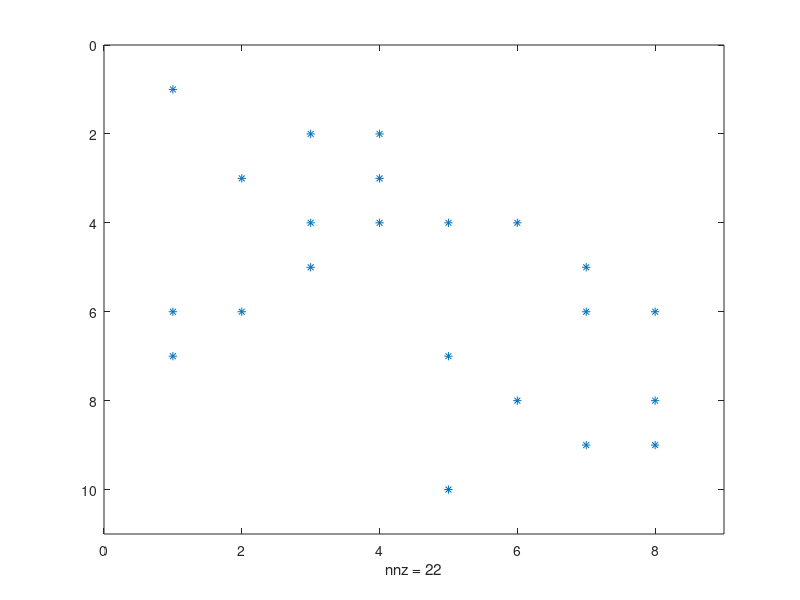

The MATLAB script that drew this image: (Note: this script raises an error after producing the figure.)
% Jonathan Plavnik, CMOR220, Fall 2025, Project 5
% project5_bridge.m
% In this project, we will examine a simple truss bridge and its ability to support the weight of cars
% driving over it. A bridge is defined by its number of sections, having 5
% * nos + 5 fibers and 2 * nos + 2 nodes. We initialize a bridge using a
% function, which gives us helpful matrices to keep track of x, y coords
% and length of each fiber. We then deform this bridge as we simulate the
% affect that cars of varying weights would have if they crossed the
% bridge. We plot all the results at the end and answer specific questions
% about the ability of the bridge.
% Last modified: October 22, 2025


disp("Project 5: Bridge");

% build the adjacency matrix, x and y coords for each of the starting and ending nodes for each of the fibers and length of all the fibers for the basic truss bridge
function [adj, xc, yc, len] = build_basic_bridge(nos)
% list of inputs: nos number of sections
% list of outputs: It returns adj (the adjacency matrix for the bridge), xc (the x-coordinates of the fibers in the bridge), yc (the y-coordinates), and len
% (the length of each fiber).

% calculate some helpful numbers
num_nodes = 2 * nos + 2;
num_fibers = 5 * nos + 5;
s = 1/sqrt(2);
% initialize the return values
adj = zeros(num_fibers, 2*num_nodes);
xc = zeros(num_fibers, 2);
yc = zeros(num_fibers, 2);
len = ones(num_fibers, 1);
% build the left side of bridge
adj(1, 1) = 1;
adj(2, [3 4]) = [s s];
xc(1, :) = [0 1];
xc(2, :) = [0 1];
yc(1, :) = [0 0];
yc(2, :) = [0 1];
len(2) = 1/s;
% build the middle of bridge
for i = 1:nos
    adj(5 * i - 2, [4*i-2 4*i]) = [-1 1];
    adj(5 * i - 1, [4*i-1 4*i 4*i+1 4*i+2]) = [-s s s -s];
    adj(5 * i, [4*i-1 4*i+3]) = [-1 1];
    adj(5 * i + 1, [4*i-3 4*i-2 4*i+3 4*i+4]) = [-s -s s s];
    adj(5 * i + 2, [4*i-3 4*i+1]) = [-1 1];

    xc(5 * i - 2, :) = [i i];
    xc(5 * i - 1, :) = [i i+1];
    xc(5 * i, :) = [i i+1];
    xc(5 * i + 1, :) = [i i+1];
    xc(5 * i + 2, :) = [i i+1];

    yc(5 * i - 2, :) = [0 1];
    yc(5 * i - 1, :) = [1 0];
    yc(5 * i, :) = [1 1];
    yc(5 * i + 1, :) = [0 1];
    yc(5 * i + 2, :) = [0 0];

    len(5 * i - 2, :) = 1;
    len(5 * i - 1, :) = 1/s;
    len(5 * i, :) = 1;
    len(5 * i + 1, :) = 1/s;
    len(5 * i + 2, :) = 1;
end
% build the right side of bridge

adj(5 * nos + 3, [4 * nos + 2 4 * nos + 4]) = [-1 1];
adj(5 * nos + 4, [4 * nos + 3 4 * nos + 4]) = [-s s];
adj(5 * nos + 5, 4 * nos + 1) = -1;

xc(5 * nos + 3, :) = [nos+1 nos+1];
xc(5 * nos + 4, :) = [nos+1 nos+2];
xc(5 * nos + 5, :) = [nos+1 nos+2];

yc(5 * nos + 3, :) = [0 1];
yc(5 * nos + 4, :) = [1 0];
yc(5 * nos + 5, :) = [0 0];

len(5 * nos + 3, :) = 1;
len(5 * nos + 4, :) = 1/s;
len(5 * nos + 5, :) = 1;



end



% deforms the bridge we created using the previous function
function [dx,dy,work,X,Y] = deform_basic_bridge(nos,adj,xc,yc,len,force)
% list of inputs: nos number of sections, adj (the adjacency matrix for the bridge), xc (the x-coordinates of the fibers in the bridge), yc (the y-coordinates), and len
% (the length of each fiber), and force (the column vector associated with the weight being applied to each node)
% list of outputs: dx deformed x coords, dy deformed y coords, work scalar that measures the way the bridge system as a whole has deformed and how much work the
% fibers are doing to prevent this deformation, X and Y are helper matrices that associate each node (not degree of freedom) in the bridge with its displacement in the horizontal and vertical
% directions

% calculate some helpful numbers


stiffness = adj'*diag(1./len)*adj; % This is matrix S. Now we solve Sx = f
displacements = stiffness\force; % This is x
work = displacements'*force; % calculate work
X = displacements(1:2:end); % displacements to  x values of nodes (length is num nodes)
Y = displacements(2:2:end); % displacements to y values of nodes


% initialize the return values
dx = zeros(size(xc));
dy = zeros(size(yc));
% deform the left side of bridge
dx(1,:) = xc(1,:) + [0 X(1)];
dx(2,:) = xc(2,:) + [0 X(2)];
dy(1,:) = yc(1,:) + [0 Y(1)];
dy(2,:) = yc(2,:) + [0 Y(2)];
% deform the middle of bridge
for i = 1:nos
    dx(5 * i - 2, :) = xc(5 * i - 2, :) + [X(2*i-1) X(2*i)];
    dx(5 * i - 1, :) = xc(5 * i - 1, :) + [X(2*i) X(2*i+1)];
    dx(5 * i, :) = xc(5 * i, :) + [X(2*i) X(2*i+2)];
    dx(5 * i + 1, :) = xc(5 * i + 1, :) + [X(2*i-1) X(2*i+2)];
    dx(5 * i + 2, :) = xc(5 * i + 2, :) + [X(2*i-1) X(2*i+1)];

    dy(5 * i - 2, :) = yc(5 * i - 2, :) + [Y(2*i-1) Y(2*i)];
    dy(5 * i - 1, :) = yc(5 * i - 1, :) + [Y(2*i) Y(2*i+1)];
    dy(5 * i, :) = yc(5 * i, :) + [Y(2*i) Y(2*i+2)];
    dy(5 * i + 1, :) = yc(5 * i + 1, :) + [Y(2*i-1) Y(2*i+2)];
    dy(5 * i + 2, :) = yc(5 * i + 2, :) + [Y(2*i-1) Y(2*i+1)];
    
end
% deform the right side of bridge
dx(end - 2, :) = xc(end-2, :) + [X(2*nos + 1) X(2*nos + 2)];
dx(end - 1, :) = xc(end-1, :) + [X(2*nos + 2) 0];
dx(end, :) = xc(end, :) + [X(2*nos + 1) 0];

dy(end - 2, :) = yc(end-2, :) + [Y(2*nos + 1) Y(2*nos + 2)];
dy(end - 1, :) = yc(end-1, :) + [Y(2*nos + 2) 0];
dy(end, :) = yc(end, :) + [Y(2*nos + 1) 0];

% return
end

% build a basic bridge, then load it with the weight of several cars, deform the bridge, 
% and then call plot bridge to plot the results.

function build_load_plot_basic_bridge(nos, car_weight)
% list of inputs: nos number of sections, car_weight weight of the car
% which will give us the force vector
% list of outputs: No return outputs but will create several plots

% initiailize bridge
[adj, xc, yc, len] = build_basic_bridge(nos);
if(car_weight == 0)
    % plot spy
    plot_spy(adj, nos);
    % plot basic bridge no weight thus no deformation
    figure;
    plot_bridge(nos, xc, yc);
    title("Bridge with " + nos + " section(s)", 'FontWeight','bold');
    h = findobj(gca,'Type','line');
    set(h,'LineWidth',3,'Color',[0.30 0.50 1]);
else
    % initialize force
    force = zeros(2*(2*nos + 2), 1);
    force(2:4:end) = -car_weight;
    
    [dx,dy,work,X,Y] = deform_basic_bridge(nos,adj,xc,yc,len,force);
    
    % plot the bridge
    figure;
    plot_bridge(nos, dx, dy);
    title(nos + " Section Deformed Bridge", 'FontWeight','bold');
    subtitle("Car Weights = " + car_weight + " | Work = " + work);
    h = findobj(gca,'Type','line');
    set(h, 'LineWidth', 3, 'Color', [0.75 0.10 0.15]);
end

end

% create pretty plots of bridges given the inputs
function plot_bridge(nos, xc, yc)
% list of inputs: nos number of sections, xc x coordinates of starting and
% ending nodes for each fiber, yc y coords of starting and ending nodes for
% each fiber
% list of outputs: no return outputs but will plot bridge

% transpose to graph
xc = xc';
yc = yc';
hold on;
axis equal
% change color of axes to not be black since that will mess with fill
ax = gca;
ax.Color = [0.95 0.95 0.95];

xlim([-1, nos + 3]); % set the limits of the graph for clarity
ylim([-1, 1.1]);


fill([-1, 0, .5, -1],[0, 0, -1, -1],'k') % left side black fill
fill([2+nos, 3+nos, 3+nos, 1.5+nos],[0, 0, -1, -1],'k') % right side black fill

%plot the x and y coords
plot(xc, yc, '-', 'LineWidth', 3, 'Color', 'r');
hold off;
end

% create spy matrix for adj matrix
function plot_spy(adj, nos)
% list of inputs: adj adjacency matrix, nos number of sections
% list of outputs: returns nothing but plots spy for adj matrix
figure;
spy(adj);
title("Adjacency Matrix for " + nos + "-Section Bridge", 'FontWeight','bold');
xlabel("Nonzero Matrix Columns");
ylabel("Nonzero Matrix Rows");
end


% main

%plot all 12 requiered graphs
build_load_plot_basic_bridge(1, 0);
build_load_plot_basic_bridge(1, 0.01);
build_load_plot_basic_bridge(1, 0.05);
build_load_plot_basic_bridge(2, 0);
build_load_plot_basic_bridge(2, 0.01);
build_load_plot_basic_bridge(2, 0.05);
build_load_plot_basic_bridge(3, 0);
build_load_plot_basic_bridge(3, 0.01);
build_load_plot_basic_bridge(3, 0.05);



% Response to questions

% 1) If you are driving a light-weight car (0.01 units of weight), what is the maximum length (in
% nos) the bridge could be while still being considered safe? (What is your criterion for “safe”?)
%  First we must define our tolerance for deformation to any node of the bridge. This can be decided somewhat arbitrarily, 
% but I will choose 0.2 units of deformation based on visual analysis of
% the plots for 0.01 units of weight. Using this definition, I examined
% what happened to the bridge under differing nos. I gathered that while
% the absolute value of all elements of X and Y is under 0.2 for nos = 1,
% 2,3, this is not the case for nos = 4. Therefore I have determined the
% maximum nos to be considered safe is 3. Consider the code below to prove
% this outcome.

for(nos = 3:4)
    [adj, xc, yc, len] = build_basic_bridge(nos);
    force = zeros(2*(2*nos + 2), 1);
    force(2:4:end) = -.01;
    [dx,dy,work,X,Y] = deform_basic_bridge(nos,adj,xc,yc,len,force);
    disp("Nos = " + nos + ", Value of X (displacements");
    disp(X);
    disp("Nos = " + nos + ", Value of Y (displacements");
    disp(Y);
end


% 2. What about if you are driving an 18-wheeler truck (0.05 units of weight)?
% Applying the same definition as last time, we once again consider the
% deformation values that can be found in X, Y. We are looking to ensure
% that none of the entries in these vectors is greater than 0.2. The only
% value of nos for which this does not occur is nos = 1, therefore only one
% section is safe Consider the code below to prove
% this outcome.

for(nos = 1:3)
    [adj, xc, yc, len] = build_basic_bridge(nos);
    force = zeros(2*(2*nos + 2), 1);
    force(2:4:end) = -.01;
    [dx,dy,work,X,Y] = deform_basic_bridge(nos,adj,xc,yc,len,force);
    disp("Nos = " + nos + ", Value of X (displacements");
    disp(X);
    disp("Nos = " + nos + ", Value of Y (displacements");
    disp(Y);
end

% 3. How does the spy of the adjacency matrix A for a particular bridge relate to how it deforms?
% The spy plot of adj matrix A represents the number of nonzero elements,
% indicating some kind of connection between nodes. We have termed this to
% be a fiber. These fibers will change under deformation hence these vary, or in other words 
% they represent the degrees of freedom of the bridge. The greater these vary the greater deformation occurs,
% thus bridges with higher degrees of freedom will deform more.

% 4. What trends do you notice as nos increases? (Relate your answer to the spy of a particular
%bridge, how the bridge deforms under different stress conditions, etc.)

% As the number of sections increase, I noticed the number of fibers represented in 
% the spy of adj matrix increasing. As per the correlation identified in
% question 3, this will lead to more deformation. Longer bridges will
% deform more. To better illustrate this point, I have repeated the plots
% of bridges under 0.05 units of weight, contrasting bridges with 1 and 3
% sections. They are written below.
%build_load_plot_basic_bridge(1, 0.05);
%build_load_plot_basic_bridge(3, 0.05);
